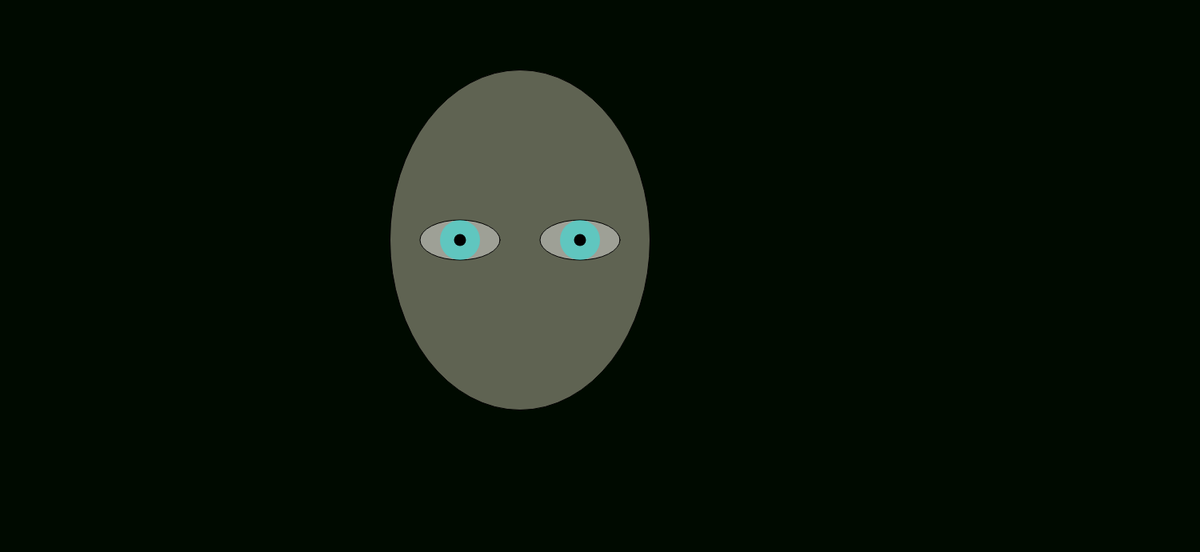
Frame 1 (no input)
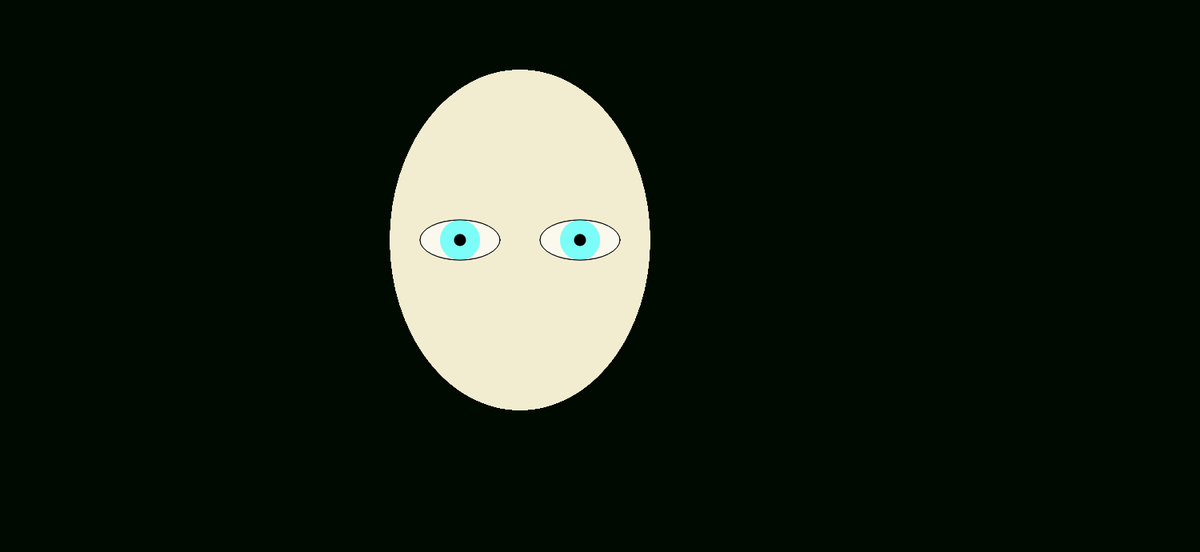
Frame 60 (no input)
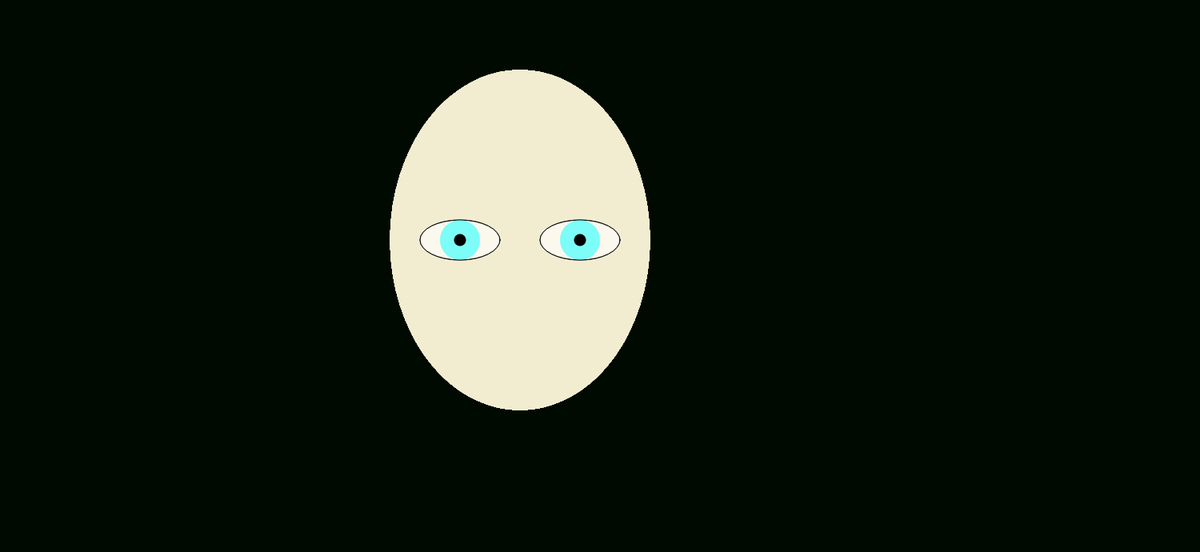
Frame 120 (the mouse pressed at the canvas centre since frame 60)

The p5.js sketch that drew these frames (run headless with seeded random() and noise() and a simulated clock; from frame 60 on, the mouse is pressed at the canvas centre):

// p5.js sketch
// ── sketch.js
function setup() {
createCanvas(1500,690);
background(0,10,0);  // put setup code here
}

function draw() {
fill(242,238,210,100)
ellipse(650,300,325,425)//head

strokeWeight(1);
stroke(0);
fill(255,255,255,100);//outside ellipses
ellipse(575,300,100,50);
fill(255,255,255,100);
ellipse(725,300,100,50);

noStroke();
fill(0,255,255,100);//two inside circles
ellipse(575,300,50,50);
fill(0,255,255,100);
ellipse(725,300,50,50);

fill(0,0,0,255);//pupils
ellipse(725,300,15,15);
fill(0,0,0,255);
ellipse(575,300,15,15);





  // put drawing code here
}
